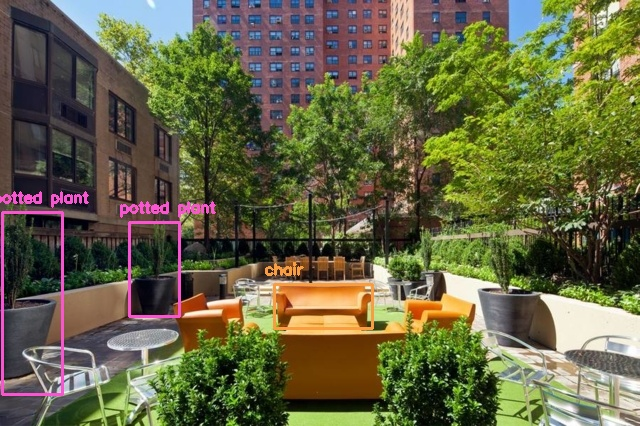
#> input picture Data Mining-Rental-Listing-Inquries(Two-Sigma-Connect)/obj_detection_imgs/object-detection_4.jpg, 640 x 426 px
$ python cvObjParser.py out.png obj_detection_imgs
#> lines starting #> are read from the running program, lines starting #| are printed output that depends on the picture
import cvlib as cv
import cv2
from cvlib.object_detection import draw_bbox
import numpy as np
import sys
import os

# usage: python3 cvObjParser.py [0:no output, 1:output] [image folder path]

# check if want to see image output with first argument (iterate through images with 'q')
check_output = sys.argv[1]

# maps frequency of features
def frequency(features):
    freq = {}
    for feature in features:
        freq[feature] = features.count(feature)
    #for key, value in freq.items():
        #print("% s: % s"%(key, value))
    return freq

# take image folder as argument & extract image paths
folder_path = sys.argv[2]
images = []
for r, d, f in os.walk(folder_path):
    for file in f:
        if '.jpg' in file:
            images.append(os.path.join(r, file))

# extract features from collection of images
img_contrasts = []
features = []
for image in images:

    in_img = cv2.imread(image)
#> in_img is the input picture: shape (426, 640, 3); mean B, G, R 67.7, 100.2, 101

    # show original image
    '''
    cv2.imshow('Image', in_img)
    cv2.waitKey()
    '''

    # check contrast
    c = cv2.cvtColor(in_img, cv2.COLOR_BGR2YUV)[:,:,0]
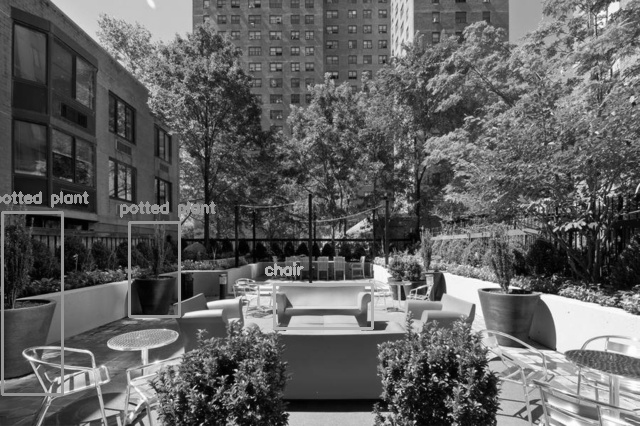
#> c: shape (426, 640); min 0, max 255, mean 96.7
    c_min = float(np.min(c))
#> c_min = 0
    c_max = float(np.max(c))
#> c_max = 255
    contrast = (c_max-c_min)/(c_max+c_min)
#> contrast = 1
    img_contrasts.append(round(contrast, 2))

    # perform analysis
#> (the run stopped early here; a loop or call above may not have finished)

$ run again, on Data Mining-Rental-Listing-Inquries(Two-Sigma-Connect)/obj_detection_imgs/object-detection_5.jpg
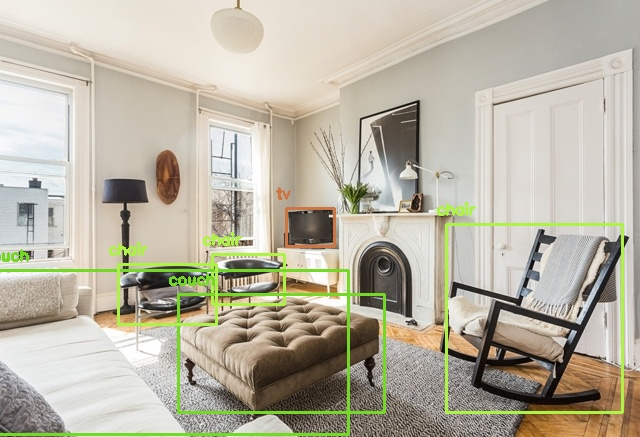
#> input picture Data Mining-Rental-Listing-Inquries(Two-Sigma-Connect)/obj_detection_imgs/object-detection_5.jpg, 640 x 437 px
#> in_img is the input picture: shape (437, 640, 3); mean B, G, R 163.8, 180.2, 185.2
#> `c = cv2.cvtColor(in_img, cv2.COLOR_BGR2YUV)[:,:,0]`:
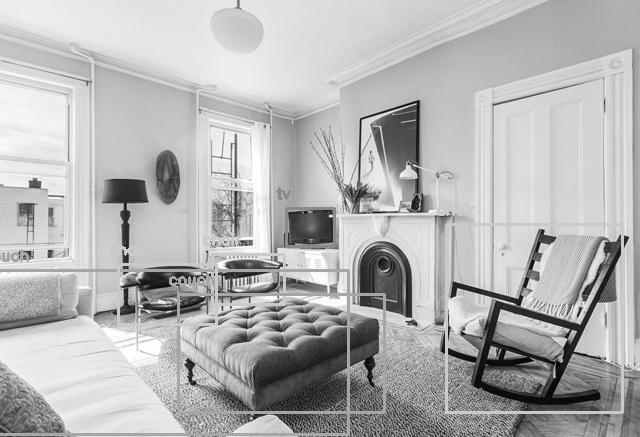
#> c: shape (437, 640); min 1, max 255, mean 179.8
#> c_min = 1
#> c_max = 255
#> contrast = 0.992
